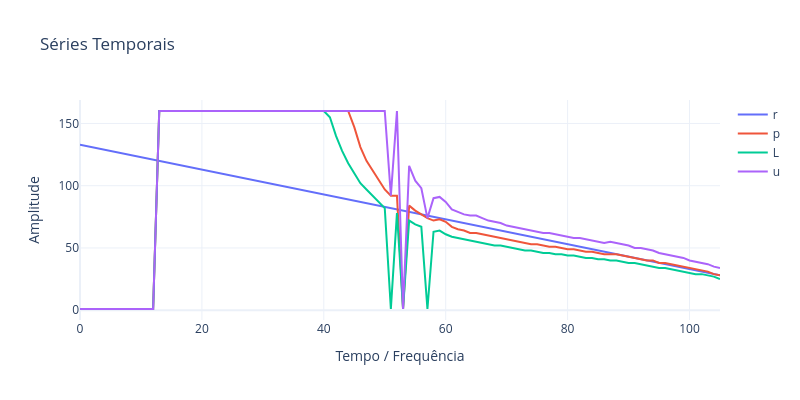

The code cell stored with this chart in its notebook:
### Code cell
params =  {'nI': 11, 'nR': 49, 'nO': 27, 'N1': 0.1, 'N2': 0.0001, 'N3': 0.001, 'τ': 23, 'mode': 'ahead', 'act': 'tanh'}
nI,nR,nO,N1,N2,N3,τ,mode,act= list(params.values())

dsi, Z = PrepareData(HI['PC1'].values,nI,nO,mode)
dsi, Z = PrepareData(sig,nI,nO,mode)
X, Y = dsi, dsi
X = []

for i in range(len(RS)-1):
   X.append(RS.iloc[i:i+3,:].values.flatten())
X = X[-len(Y):-2]
teda=AutoCloud(m=1.7,nI=nI,nR=nR,nO=nO,ηS=[N1,N2,N3],
               mode=mode,tau=τ,eol=0.75) 
teda.ref = len(sig) - nI
for j,_ in enumerate(X[:]):
    teda.run(X[j])
    #print(j,teda.alfa)

    #teda.RULSingle(Y[j])
    teda.RULInterv(Y[j])

    teda.Adapt(Y[j],Z[j])
    

plot_DSI2(teda,ftrs=2,title='DSI - Granulation',ncol=2,mergeID=True)
PlotSeriesPLY(ySeries=[teda.rulR,teda.rulP,teda.rulL,teda.rulU],
              names = ['r','p','L','u'],w=800,h=400)
